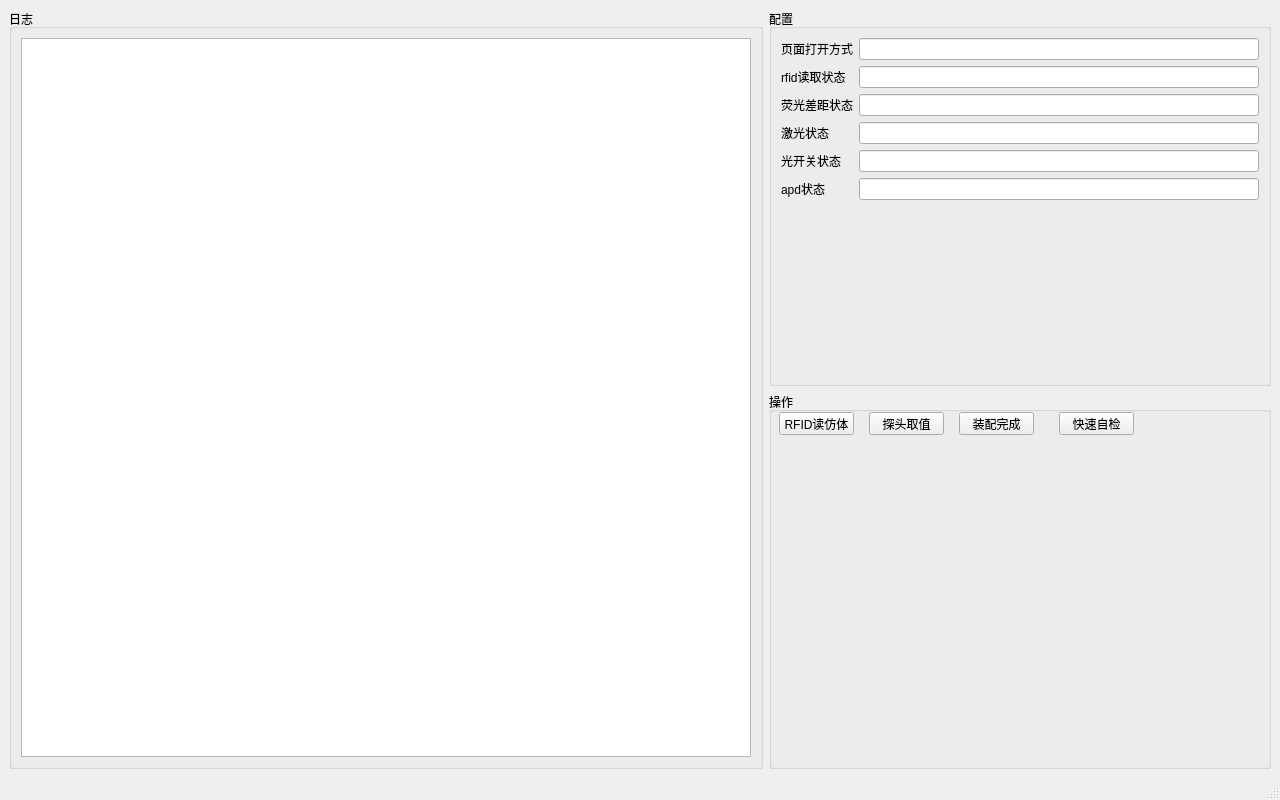
<?xml version="1.0" encoding="UTF-8"?>
<ui version="4.0">
 <class>MainWindow</class>
 <widget class="QMainWindow" name="MainWindow">
  <property name="geometry">
   <rect>
    <x>0</x>
    <y>0</y>
    <width>1280</width>
    <height>800</height>
   </rect>
  </property>
  <property name="windowTitle">
   <string>MainWindow</string>
  </property>
  <widget class="QWidget" name="centralwidget">
   <layout class="QHBoxLayout" name="horizontalLayout" stretch="6,4">
    <item>
     <widget class="QGroupBox" name="groupBox">
      <property name="title">
       <string>日志</string>
      </property>
      <layout class="QHBoxLayout" name="horizontalLayout_2">
       <item>
        <widget class="QTextBrowser" name="logTextBrowser"/>
       </item>
      </layout>
     </widget>
    </item>
    <item>
     <layout class="QVBoxLayout" name="verticalLayout_4">
      <item>
       <widget class="QGroupBox" name="groupBox_2">
        <property name="title">
         <string>配置</string>
        </property>
        <layout class="QVBoxLayout" name="verticalLayout">
         <item>
          <layout class="QFormLayout" name="formLayout">
           <item row="0" column="0">
            <widget class="QLabel" name="openLabel">
             <property name="text">
              <string>页面打开方式</string>
             </property>
            </widget>
           </item>
           <item row="0" column="1">
            <widget class="QLineEdit" name="openLineEdit"/>
           </item>
           <item row="2" column="0">
            <widget class="QLabel" name="differenceLabel">
             <property name="text">
              <string>荧光差距状态</string>
             </property>
            </widget>
           </item>
           <item row="2" column="1">
            <widget class="QLineEdit" name="differenceLineEdit"/>
           </item>
           <item row="1" column="0">
            <widget class="QLabel" name="rfidLabel">
             <property name="text">
              <string>rfid读取状态</string>
             </property>
            </widget>
           </item>
           <item row="1" column="1">
            <widget class="QLineEdit" name="rfidLineEdit"/>
           </item>
           <item row="3" column="0">
            <widget class="QLabel" name="laserLabel">
             <property name="text">
              <string>激光状态</string>
             </property>
            </widget>
           </item>
           <item row="3" column="1">
            <widget class="QLineEdit" name="laserLineEdit"/>
           </item>
           <item row="4" column="0">
            <widget class="QLabel" name="lightLabel">
             <property name="text">
              <string>光开关状态</string>
             </property>
            </widget>
           </item>
           <item row="4" column="1">
            <widget class="QLineEdit" name="lightLineEdit"/>
           </item>
           <item row="5" column="0">
            <widget class="QLabel" name="apdLabel">
             <property name="text">
              <string>apd状态</string>
             </property>
            </widget>
           </item>
           <item row="5" column="1">
            <widget class="QLineEdit" name="apdLineEdit"/>
           </item>
          </layout>
         </item>
        </layout>
       </widget>
      </item>
      <item>
       <widget class="QGroupBox" name="groupBox_3">
        <property name="title">
         <string>操作</string>
        </property>
        <widget class="QPushButton" name="rfidPushButton">
         <property name="geometry">
          <rect>
           <x>10</x>
           <y>20</y>
           <width>75</width>
           <height>23</height>
          </rect>
         </property>
         <property name="text">
          <string>RFID读仿体</string>
         </property>
        </widget>
        <widget class="QPushButton" name="readPushButton">
         <property name="geometry">
          <rect>
           <x>100</x>
           <y>20</y>
           <width>75</width>
           <height>23</height>
          </rect>
         </property>
         <property name="text">
          <string>探头取值</string>
         </property>
        </widget>
        <widget class="QPushButton" name="installPushButton">
         <property name="geometry">
          <rect>
           <x>190</x>
           <y>20</y>
           <width>75</width>
           <height>23</height>
          </rect>
         </property>
         <property name="text">
          <string>装配完成</string>
         </property>
        </widget>
        <widget class="QPushButton" name="quickCheckPushButton">
         <property name="geometry">
          <rect>
           <x>290</x>
           <y>20</y>
           <width>75</width>
           <height>23</height>
          </rect>
         </property>
         <property name="text">
          <string>快速自检</string>
         </property>
        </widget>
       </widget>
      </item>
     </layout>
    </item>
   </layout>
  </widget>
  <widget class="QMenuBar" name="menubar">
   <property name="geometry">
    <rect>
     <x>0</x>
     <y>0</y>
     <width>1280</width>
     <height>23</height>
    </rect>
   </property>
  </widget>
  <widget class="QStatusBar" name="statusbar"/>
 </widget>
 <resources/>
 <connections/>
</ui>
